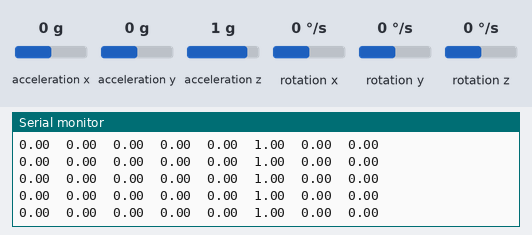
A sketch run on a simulated Arduino Nano 33 IoT. Shown: the last lines printed to the serial monitor. The inputs (shaded band) are chosen by the test bench; at power-on: acceleration x 0 g, acceleration y 0 g, acceleration z 1 g, rotation x 0 °/s, rotation y 0 °/s, rotation z 0 °/s.

Above: at 1.2 s.
1.3 s: acceleration x set to -1.4 g
At 1.8 s:
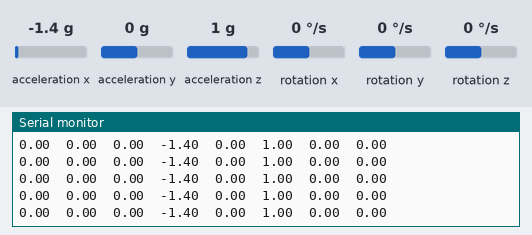
4.3 s: acceleration y set to -1.4 g
At 4.8 s:
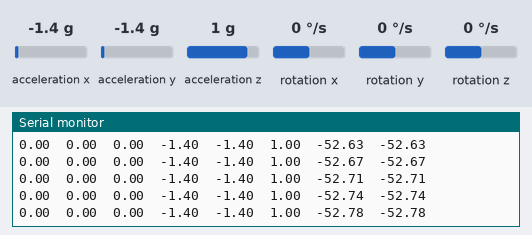
5.8 s: acceleration x set to 1.4 g
At 6.3 s:
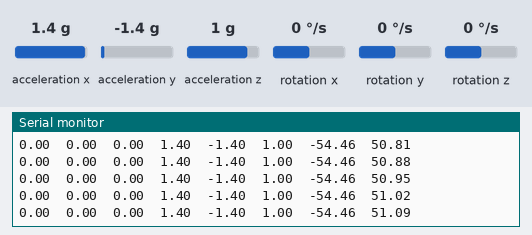
Timing chart, 0 to 7.2 s (numbered marks = the images above; inputs shaded):
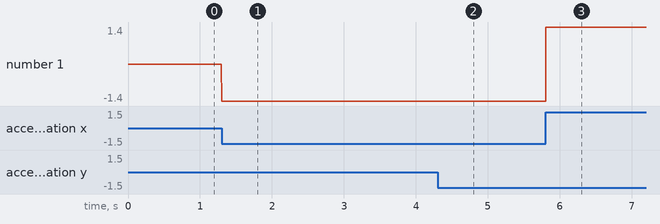

Measured:
- after the input at 1.3 s, the serial monitor: prints a new line at once (image 1)
- after the input at 4.3 s, the serial monitor: prints a new line at once (image 2)
- plotted number 1: 0 → -1.4 after the input at 1.3 s

The sketch:

complementarydemo.ino
```cpp
// Followed guide:
// https://www.pieter-jan.com/node/11#:~:text=The%20complementary%20filter%20gives%20us,as%20it%20does%20not%20drift.

// This shit doesn't work

#include <Arduino_LSM6DS3.h>
#undef max
#undef min

//const float M_PI = 3.14159265359f;
float pitch, roll;

void setup() {
  Serial.begin(9600);
  while (!Serial);

  if (!IMU.begin()) {
    Serial.println("Failed to initialize IMU!");

    while (1);
  }

  Serial.print("\nGyro");
  Serial.print("Gyroscope sample rate = ");
  Serial.print(IMU.gyroscopeSampleRate());
  Serial.println(" Hz");
  Serial.println();

  Serial.print("\nAcc");
  Serial.print("Accelerometer sample rate = ");
  Serial.print(IMU.accelerationSampleRate());
  Serial.println(" Hz");
  Serial.println();

  //Serial.println("Gyroscope in degrees/second");
  //Serial.println("X\tY\tZ");
}

void loop() {
  // Get IMU data

  float gx, gy, gz;
  float ax, ay, az;

  if (IMU.gyroscopeAvailable() && IMU.accelerationAvailable()) {
    IMU.readGyroscope(gx, gy, gz); //Get gyro values
    IMU.readAcceleration(ax, ay, az); // Get acceleration values

    Serial.print(gx);
    Serial.print('\t');
    Serial.print(gy);
    Serial.print('\t');
    Serial.print(gz);
    Serial.print('\t');
    Serial.print(ax);
    Serial.print('\t');
    Serial.print(ay);
    Serial.print('\t');
    Serial.print(az);
    Serial.print('\t');

    pitch += (gx / 70) * 104;
    roll += (gy / 70) * 104;

    int forceMagnitudeApprox = abs(ax + ay + az);
    if (forceMagnitudeApprox > 0.5f && forceMagnitudeApprox < 4) {
      float pitchAcc = atan2f(ay, az) * 180 / M_PI;
      pitch = pitch * 0.98 + pitchAcc * 0.02;

      float rollAcc = atan2f(ax, az) * 180 / M_PI;
      roll = roll * 0.98 + rollAcc * 0.02;
    }

    Serial.print(pitch);
    Serial.print('\t');
    Serial.println(roll);
  }
}
```
